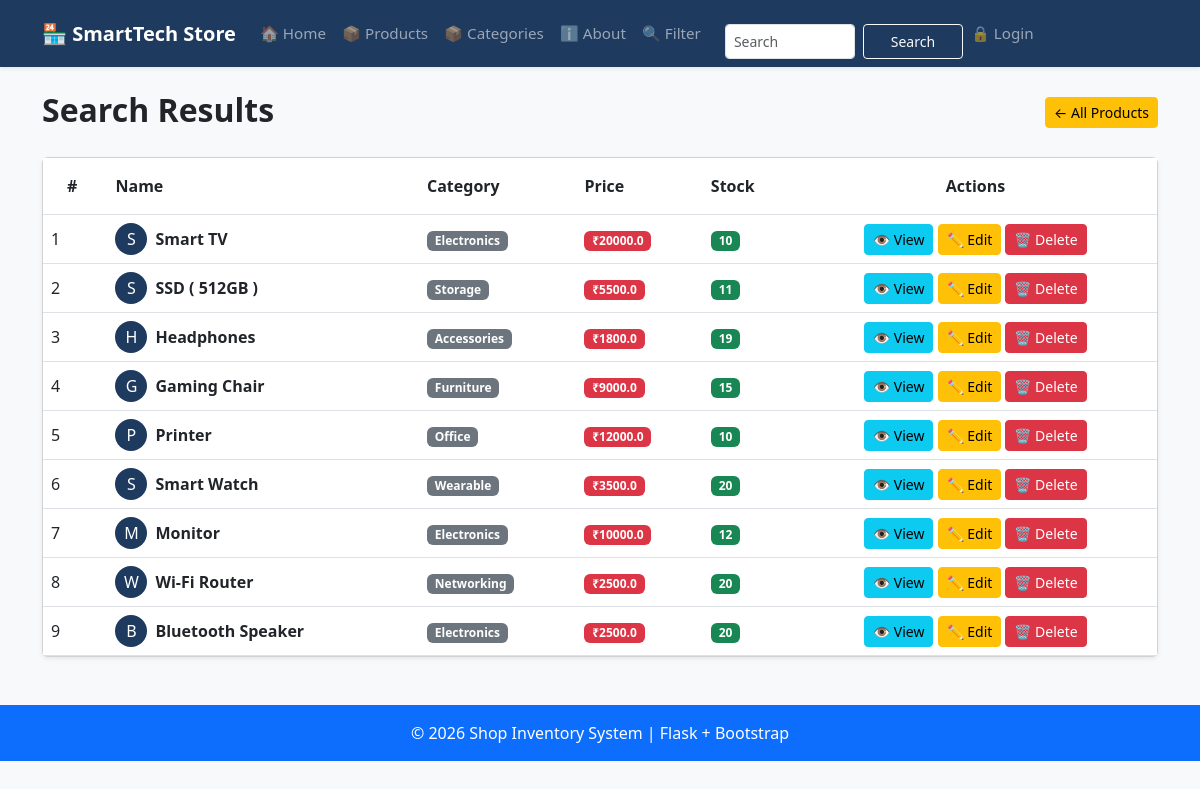
Before: /search with the older database file.
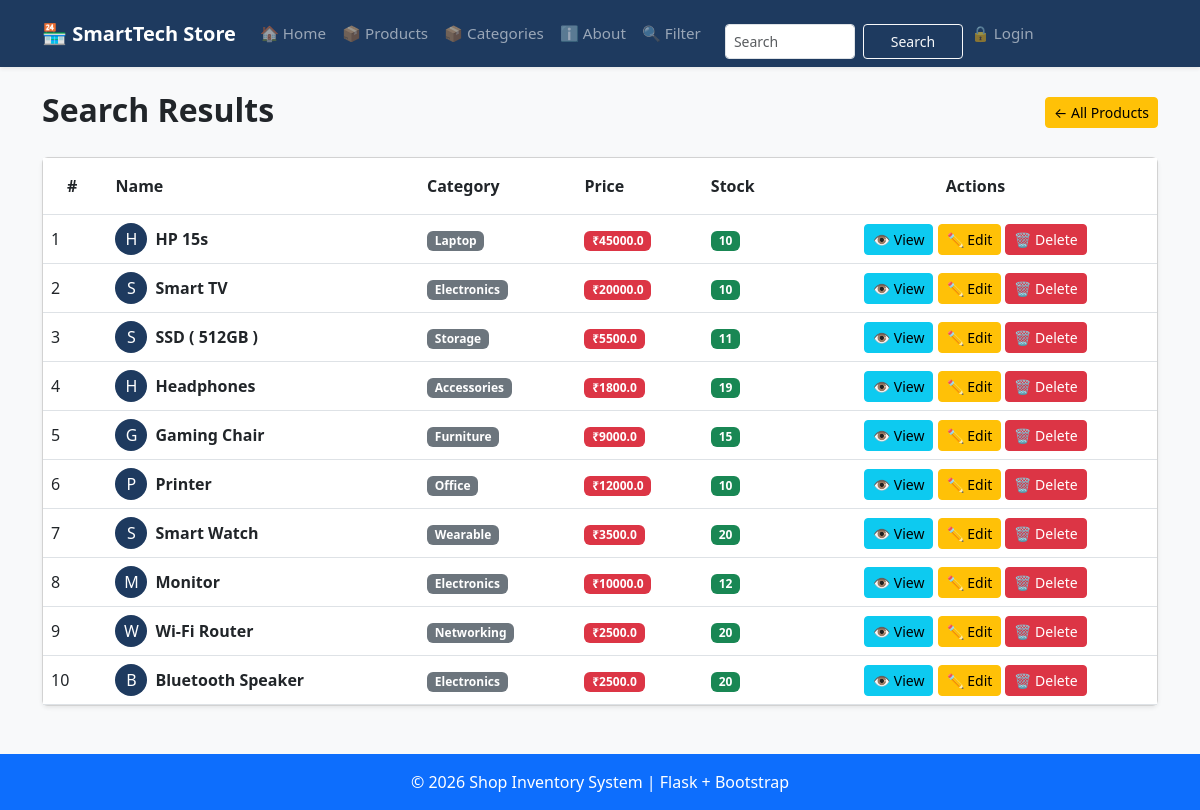
After: the same page with the newer database file.
### tables this page shows
CREATE TABLE products (
                    id INTEGER PRIMARY KEY AUTOINCREMENT,
                    name TEXT NOT NULL,
                    category TEXT NOT NULL,
                    price REAL NOT NULL,
                    stock INTEGER NOT NULL
                 );

### app.py (the view)
@app.route("/search")
def search():
    q = request.args.get('q','')
    conn = get_db()
    if q:
        products = conn.execute('''SELECT * FROM products
                                WHERE name LIKE ?
                                OR category LIKE ?
                                OR price LIKE ?
                                OR stock LIKE ?''',
                                (f'%{q}%', f'%{q}%', f'%{q}%', f'%{q}%')).fetchall()
    else:
        products = conn.execute('SELECT * FROM products ORDER BY id DESC').fetchall()
    conn.close()
    return render_template("search.html", products=products, query=q)

### database.py (called while the page is built)
def get_db():
    conn = sqlite3.connect(DB_PATH)
    conn.row_factory = sqlite3.Row # To access columns by name
    return conn

### templates/search.html (shortened to what this page needs)
{% extends "base.html" %}
{% block content %}
<div class="d-flex justify-content-between align-items-center mb-4">
    <h2 class="fw-bold mb-1">Search Results</h2>
    <a href="{{ url_for('product') }}" class="btn btn-warning btn-sm">
        ← All Products
    </a>
</div>
{% if products %}
<div class="card shadow-sm">
    <div class="card-body p-0">
        <div class="table-responsive">
            <table class="table table-hover mb-0">
                <thead style="background-color:#1e3a5f; color:white;">
                    <tr>
                        <th class="py-3 ps-4">#</th>
                        <th class="py-3">Name</th>
                        <th class="py-3">Category</th>
                        <th class="py-3">Price</th>
                        <th class="py-3">Stock</th>
                        <th class="py-3 text-center">Actions</th>
                    </tr>
                </thead>
                <tbody>
                {% for product in products %}
                    <tr class="align-middle">
                        <td>{{ loop.index }}</td>
                        <td>
                            <div class="d-flex align-items-center">
                                <div
                                    class="rounded-circle d-flex justify-content-center align-items-center me-2"
                                    style="width:32px;height:32px;background:#1e3a5f;color:white;">
                                    {{ product['name'][0] }}
                                </div>
                                <strong>{{ product['name'] }}</strong>
                            </div>
                        </td>
                        <td>
                            <span class="badge bg-secondary">
                                {{ product['category'] }}
                            </span>
                        </td>
                        <td>
                            <span class="badge bg-danger">
                                ₹{{ product['price'] }}
                            </span>
                        </td>
                        <td>
                            <span class="badge bg-success">
                                {{ product['stock'] }}
                            </span>
                        </td>
                        <td class="text-center">
                            <a href="{{ url_for('product_detail', id=product['id']) }}"
                               class="btn btn-info btn-sm">
                                👁 View
                            </a>
                            <a href="{{ url_for('edit_product', id=product['id']) }}"
                               class="btn btn-warning btn-sm">
                                ✏ Edit
                            </a>
                            <a href="{{ url_for('delete_product', id=product['id']) }}"
                               class="btn btn-danger btn-sm"
                               onclick="return confirm('Are you sure you want to delete this product?');">
                                🗑 Delete
                            </a>
                        </td>
                    </tr>
                {% endfor %}
                </tbody>
            </table>
        </div>
    </div>
</div>
{% else %}
<div class="alert alert-warning text-center shadow-sm">
    <h5>No products found.</h5>
    <p class="mb-0">Try another product name or category.</p>
</div>
{% endif %}
{% endblock %}

Changed rows visible on the page:
added products: name "H", name "HP 15s", category "Laptop", price "45000.0", stock "10"
